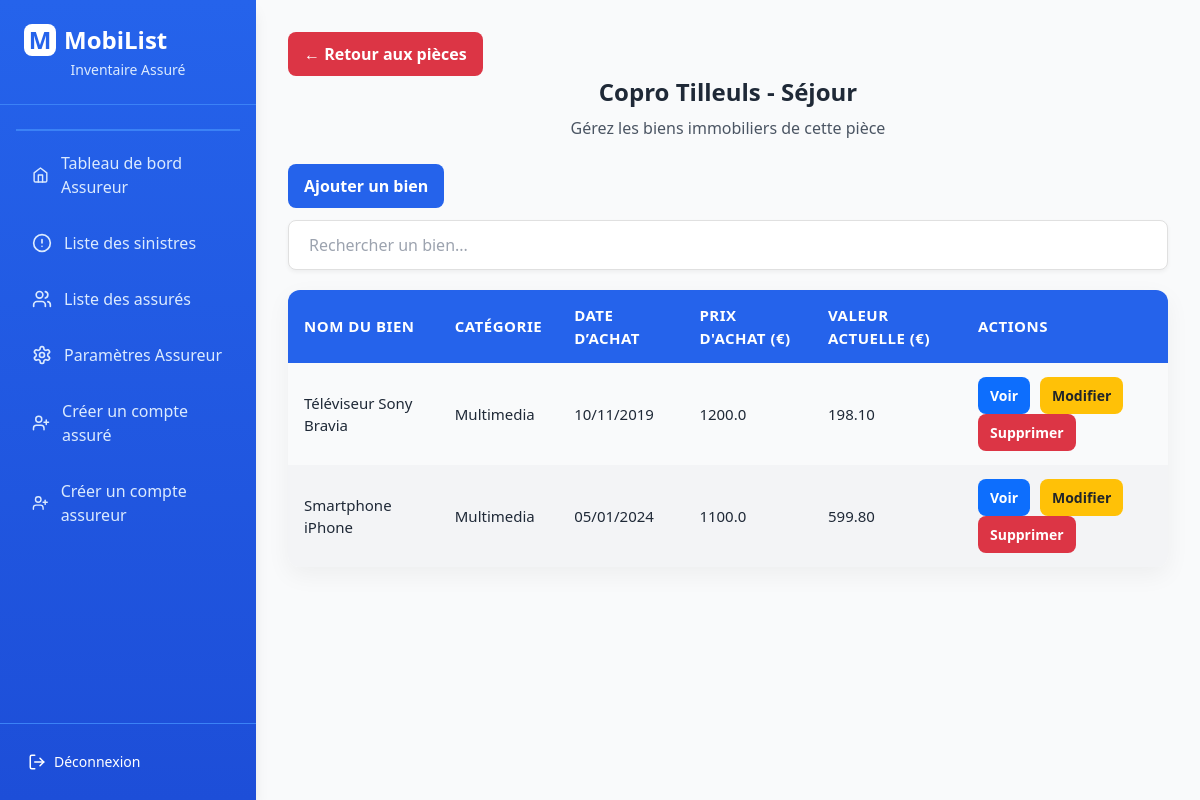
Page /piece/9/biens/ (signed in) on the committed database.
### monApp/database/logement.py (models this page shows, shortened)
class Logement(db.Model):
    __tablename__ = 'logement'
    id_logement = db.Column(db.Integer, primary_key=True)
    nom_logement = db.Column(db.String(100))
    adresse = db.Column(db.String(255), nullable=False, unique=True)
    type_logement = db.Column(db.String(50))
    surface = db.Column(db.Numeric(10,2))
    description = db.Column(db.Text)
    pieces = db.relationship('Piece', backref='logement', lazy='subquery', cascade="all, delete-orphan")
    sinistres = db.relationship('Sinistre', backref='logement', lazy=True)
    justificatifs = db.relationship('Justificatif', secondary=justifie, backref=db.backref('logements', lazy='subquery'), lazy='subquery')
    assureurs = db.relationship('Assureur', secondary=couvre, back_populates='logements_couverts', lazy='subquery')

### monApp/database/piece.py (models this page shows, shortened)
class Piece(db.Model):
    __tablename__ = 'piece'
    id_piece = db.Column(db.Integer, primary_key=True)
    nom_piece = db.Column(db.String(100), nullable=False)
    surface = db.Column(db.Numeric(10,2))
    id_logement = db.Column(db.Integer, db.ForeignKey('logement.id_logement'), nullable=False)
    biens = db.relationship('Bien', backref='piece', lazy='subquery', cascade="all, delete-orphan")

### monApp/database/bien.py (models this page shows, shortened)
class Bien(db.Model):
    __tablename__ = 'bien'
    id_bien = db.Column(db.Integer, primary_key=True)
    nom_bien = db.Column(db.String(255), nullable=False)
    categorie = db.Column(db.String(100))
    date_achat = db.Column(db.Date)
    prix_achat = db.Column(db.Float)
    valeur_actuelle = db.Column(db.Float)
    id_piece = db.Column(db.Integer, db.ForeignKey('piece.id_piece'), nullable=False)
    sinistres = db.relationship('Sinistre', secondary=impacte, lazy='subquery', backref=db.backref('biens', lazy='subquery'))
    def calculer_valeur_actuelle(self):
        if not self.date_achat or not self.prix_achat:
            return None
        taux_categories = {
            "electromenager": 0.15,
            "multimedia": 0.25,
            "mobilier": 0.10,
            "vetements": 0.30,
            "bijoux": 0.05,
            "loisirs": 0.10,
            "vaisselle": 0.10,
            "outillage": 0.15,
            "autre": 0.10
        }
        taux = 0.08
        if self.categorie:
            cat = self.categorie.strip().lower()
            taux = taux_categories.get(cat, 0.08)
        annees = (datetime.date.today() - self.date_achat).days / 365.25
        prix = float(self.prix_achat)
        valeur = prix * ((1 - taux) ** annees)
        return max(valeur, 0)

### monApp/views.py (the view)
@app.route('/piece/<int:piece_id>/biens/')
@login_required
def gestion_bien(piece_id):
    piece = Piece.query.get_or_404(piece_id)
    access_granted = False
    if current_user.assure_profile:
        if piece.id_logement in [l.id_logement for l in current_user.assure_profile.logements]:
            access_granted = True
    elif current_user.is_assureur:
        logement = piece.logement
        proprio = logement.assures[0] if logement.assures else None
        if proprio and proprio.id_assureur == current_user.assureur_profile.id_assureur:
            access_granted = True
    if not access_granted:
        flash("Vous n'avez pas accès à cette pièce.", "danger")
        if current_user.is_assureur:
            return redirect(url_for('liste_assures'))
        return redirect(url_for('mes_logements'))
    biens = Bien.query.filter_by(id_piece=piece.id_piece).all()
    for bien in biens:
        bien.valeur_actuelle = bien.calculer_valeur_actuelle()
    db.session.commit()
    return render_template('assure/gestion_bien.html', piece=piece, biens=biens)

### monApp/database/user.py (called while the page is built)
    @property
    def is_assureur(self):
        return self.assureur_profile is not None

### monApp/views.py (called while the page is built)
@login_manager.user_loader
def load_user(user_id):
    return User.query.get(user_id)

### monApp/templates/assure/gestion_bien.html (shortened to what this page needs)
{% extends "base.html" %}
{% block head %}
<link rel="stylesheet" href="{{ url_for('static', filename='css/listes.css') }}">
{% endblock %}
{% block content %}
<div class="p-8">
        <a href="{{ url_for('view_logement_pieces', id=piece.id_logement) }}" class="btn btn-danger">
            ← Retour aux pièces
        </a>
        <h1 class="text-2xl font-bold text-gray-800 mb-2">
            {{ piece.logement.nom_logement }} - {{ piece.nom_piece }}
        </h1>
        <p class="text-gray-600 mb-6">Gérez les biens immobiliers de cette pièce</p>
        {% if current_user.is_assureur %}
             <a href="{{ url_for('ajouter_bien', piece_id=piece.id_piece) }}" class="btn btn-success mb-3">Ajouter un bien</a>
        {% elif current_user.is_authenticated %}
             <a href="{{ url_for('ajouter_bien', piece_id=piece.id_piece) }}" class="btn btn-success mb-3">Ajouter un bien</a>
        {% endif %}
        <div class="main-content">
            <div class="search-filter">
                <input type="text" placeholder="Rechercher un bien..." id="searchInput">
            </div>
            <table id="piecesTable" class="table table-striped table-bordered table-hover">
                <thead>
                    <tr>
                        <th>Nom du bien</th>
                        <th>Catégorie</th>
                        <th>Date d’achat</th>
                        <th>Prix d'achat (€)</th>
                        <th>Valeur actuelle (€)</th>
                        <th>Actions</th>
                    </tr>
                </thead>
                <tbody>
                    {% for bien in biens %}
                    <tr>
                        <td>{{ bien.nom_bien }}</td>
                        <td>{{ bien.categorie }}</td>
                        <td>{{ bien.date_achat.strftime('%d/%m/%Y') }}</td>
                        <td>{{ bien.prix_achat }}</td>
                        <td>{{ '%.2f' % (bien.valeur_actuelle or bien.calculer_valeur_actuelle() or 0) }}</td>
                        <td>
                        <div class="task-controls">
                            <a href="{{ url_for('detail_bien', id=bien.id_bien) }}" class="btn btn-info" title="Voir détails">
                                Voir
                            </a>
                            <a href="{{ url_for('modifier_bien', bien_id=bien.id_bien) }}" class="btn btn-warning" title="Modifier">
                                Modifier
                            </a>
                            <form action="{{ url_for('supprimer_bien', bien_id=bien.id_bien) }}" method="post" style="display:inline;">
                                <button type="submit" class="btn btn-danger" onclick="return confirm('Êtes-vous sûr de vouloir supprimer ce bien ?');">
                                    Supprimer
                                </button>
                            </form>
                        </div>
                        </td>
                    </tr>
                    {% else %}
                    <tr>
                        <td colspan="6" class="text-center text-gray-500 py-4">
                            Aucun bien trouvé pour ce logement.
                        </td>
                    </tr>
                    {% endfor %}
                </tbody>
            </table>
        </div>
    </div>
{% endblock %}

### monApp/static/css/listes.css (style rules this page uses)
* { margin: 0; padding: 0; box-sizing: border-box; }
body { font-family: 'Segoe UI', Tahoma, Geneva, Verdana, sans-serif; background-color: #ffffff; min-height: 100vh; color: #1f2937; }
h1 { color: #2563eb; font-size: 32px; font-weight: 700; text-align: center; margin-bottom: 30px; }
p { font-size: 16px; color: #374151; margin-bottom: 20px; text-align: center; }
.btn { display: inline-block; padding: 10px 18px; border-radius: 12px; font-weight: 600; text-decoration: none; transition: all 0.3s ease; font-size: 15px; border: none; }
.btn-success { background: #2563eb; color: #fff; }
.task-controls .btn { margin-right: 6px; font-size: 14px; padding: 8px 12px; display: inline-flex; align-items: center; justify-content: center; }
.btn-info { background: #3b82f6; color: #fff; }
.btn-warning { background: #facc15; color: #1f2937; }
.btn-danger { background: #ef4444; color: #fff; }
.table { width: 100%; border-collapse: collapse; margin-top: 20px; border-radius: 12px; overflow: hidden; box-shadow: 0 8px 25px rgba(0, 0, 0, 0.05); }
.table th, .table td { padding: 14px 16px; text-align: left; font-size: 15px; }
.table th { background-color: #2563eb; color: #fff; font-weight: 600; text-transform: uppercase; letter-spacing: 0.5px; }
.table-striped tbody tr:nth-child(even) { background-color: #f3f4f6; }
.btn { display: inline-flex; align-items: center; padding: 10px 16px; border-radius: 8px; text-decoration: none; font-size: 16px; font-weight: 600; border: none; cursor: pointer; transition: all 0.2s ease; color: #fff; }
.btn-info { background-color: #0d6efd; }
.btn-warning { background-color: #ffc107; color: #212529; }
.btn-danger { background-color: #dc3545; }
.search-filter { margin-bottom: 20px; }
.search-filter input { width: 100%; padding: 12px 20px; border: 1px solid #e0e0e0; border-radius: 8px; font-size: 16px; transition: all 0.3s ease; background-color: #fff; box-shadow: 0 2px 4px rgba(0,0,0,0.05); }

### rows in the picture
Logement: logement.nom_logement "Copro Tilleuls"
Piece: nom_piece "Séjour"
Bien: nom_bien "Téléviseur Sony Bravia", categorie "Multimedia", date_achat "10/11/2019", prix_achat "1200.0", valeur_actuelle "198.10"
Bien: nom_bien "Smartphone iPhone", categorie "Multimedia", date_achat "05/01/2024", prix_achat "1100.0", valeur_actuelle "599.80"
